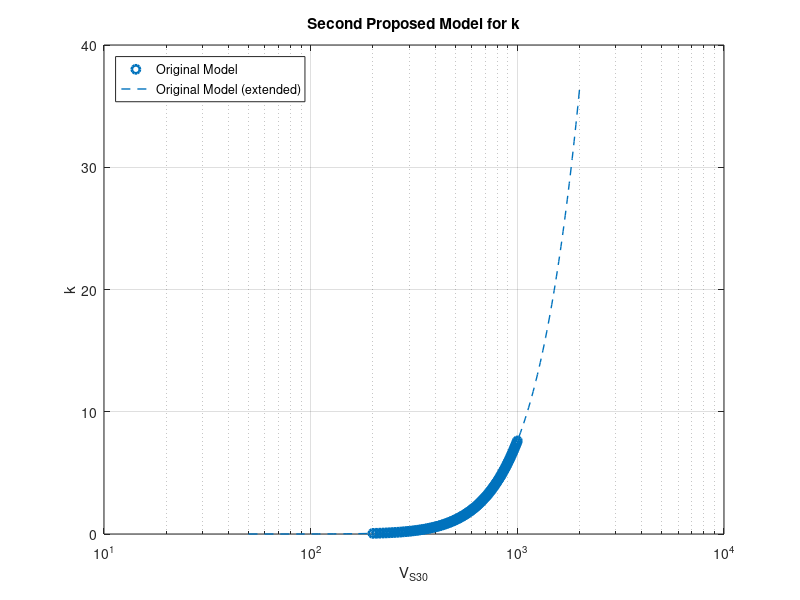
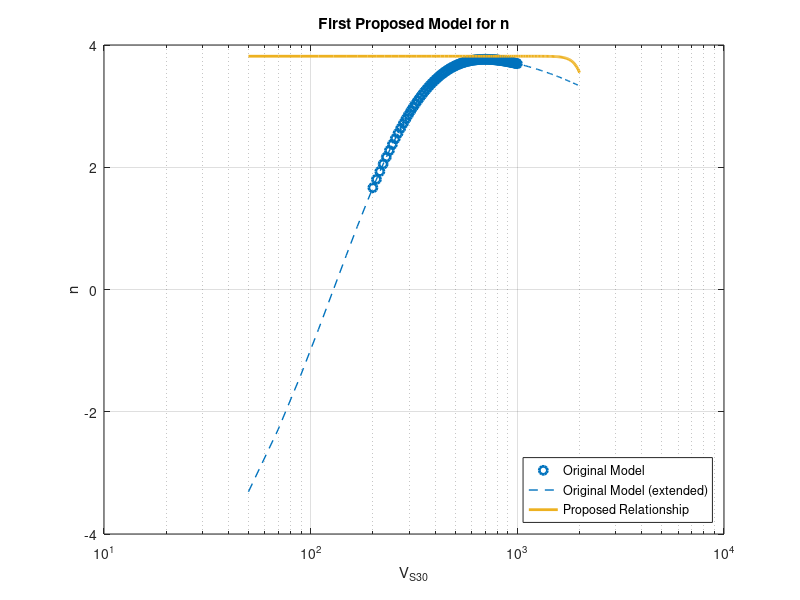
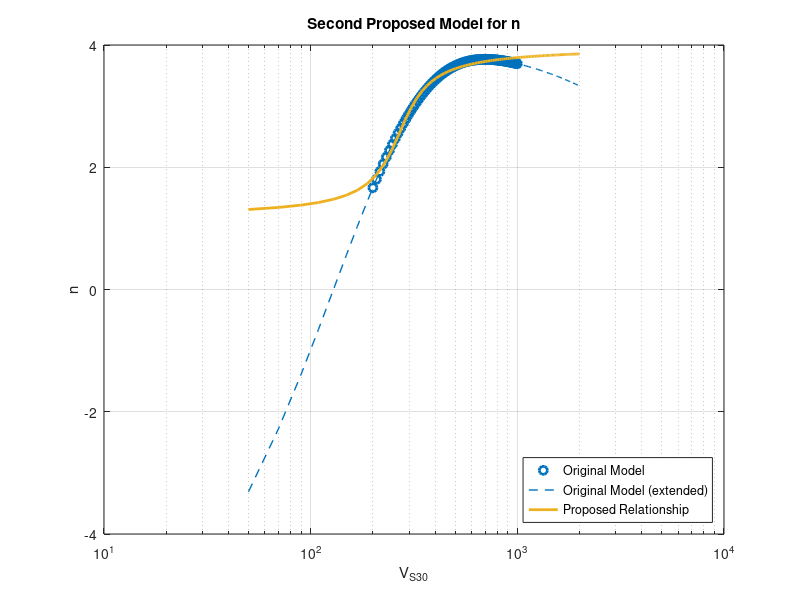
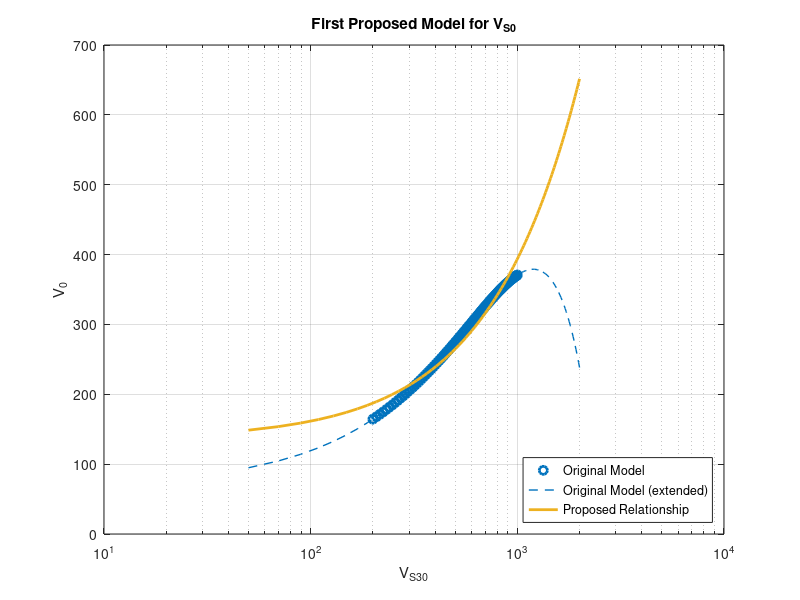

The MATLAB source for these figures, in order:
%% Test New Scaling Functional Forms

%% Input
%user functions
sigmoid = @(x) exp(x)./(1+exp(x));

%vs30 range
vs30_reg  = linspace(200,1000);
vs30_test = linspace(50,2000);

%output directory
dir_out = '../../Data/scaling_functions/';

%% Original Model
% original scaling coefficients
% - - - - - - - - - - - 
z_star = 2.5;
z_1 = 30;

%Vs0 scaling
p1 = -2.1688*10^(-4);
p2 = 0.5182;
p3 = 69.452;
%k scaling
r1 =-59.67;
r2 =-0.2722;
r3 = 11.132;
%n scaling
s1 = 4.110;
s2 =-1.0521*10^(-4);
s3 =-10.827;
s4 =-7.6187*10^(-3);

%original functional forms
fun_vs0_orig = @(Vs30,p1,p2,p3)     p1*Vs30.^2 + p2*Vs30 + p3;
fun_k_orig   = @(Vs30,r1,r2,r3)     exp( r1*Vs30.^r2 + r3 );
fun_n_orig   = @(Vs30,s1,s2,s3,s4)  s1*exp(s2*Vs30) + s3*exp(s4*Vs30);

%evaluate original scaling relationships
vs0_orig_reg = fun_vs0_orig(vs30_reg,p1,p2,p3);
k_orig_reg   = fun_k_orig(vs30_reg,r1,r2,r3);
n_orig_reg   = fun_n_orig(vs30_reg,s1,s2,s3,s4);

%% Proposed Model
% n scaling
% - - - - - - - - - - - 
%proposed functional forms
fun_n_prop1   = @(Vs30,s1,s2,s3) 1      + s3*sigmoid((log(Vs30)-s1)*s2);
fun_n_prop2   = @(Vs30,s1,s2,s3) 1+pi/2 + s3*atan((log(Vs30)-s1)*s2);

%evaluate first alternative functional form
theta0_n_prop1 = [log(250),1,2];
[theta_n_prop1, res_n_prop1] = lsqcurvefit(@(theta,x) fun_n_prop1(x,theta(1),theta(2),theta(3)), ...
                                           theta0_n_prop1, vs30_reg, n_orig_reg);
%evaluate second alternative functional form
theta0_n_prop2 = [log(250),1,2];
[theta_n_prop2, res_n_prop2] = lsqcurvefit(@(theta,x) fun_n_prop2(x,theta(1),theta(2),theta(3)), ...
                                           theta0_n_prop2, vs30_reg, n_orig_reg);


% vs0 scaling
% - - - - - - - - - - - 
%proposed functional forms
fun_vs0_prop1   = @(Vs30,p1,p2)    p1*Vs30 + p2;
fun_vs0_prop2   = @(Vs30,p1,p2,p3) p3*sigmoid((log(Vs30)-p1)*p2);
fun_vs0_prop3   = @(Vs30,p1,p2,p3) p1*log(Vs30+1) + p2*Vs30 + p3;
fun_vs0_prop4   = @(Vs30,k,a) (k.*(a+1)*z_star + (1+k*(z_1-z_star)).^(a+1) - 1) ./ (30.*(a+1).*k) .* Vs30;

%evaluate first alternative functional form
theta0_vs0_prop1 = [p2,p3];
[theta_vs0_prop1, res_vs0_prop1] = lsqcurvefit(@(theta,x) fun_vs0_prop1(x,theta(1),theta(2)), ...
                                               theta0_vs0_prop1, vs30_reg, vs0_orig_reg);

%evaluate second alternative functional form
theta0_vs0_prop2 = [log(250),1,250];
[theta_vs0_prop2, res_vs0_prop2] = lsqcurvefit(@(theta,x) fun_vs0_prop2(x,theta(1),theta(2),theta(3)), ...
                                               theta0_vs0_prop2, vs30_reg, vs0_orig_reg);

%evaluate thrird alternative functional form
theta0_vs0_prop3 = [1,p2,p3];
[theta_vs0_prop3, res_vs0_prop3] = lsqcurvefit(@(theta,x) fun_vs0_prop3(x,theta(1),theta(2),theta(3)), ...
                                               theta0_vs0_prop3, vs30_reg, vs0_orig_reg);

%% Ouptut
% summary information
% ---   ---   ---   ---
fprintf('Vs0 Scalign\n\t Prop1: RMSE=%.1f\n\t Prop2: RMSE=%.1f\n\t Prop3: RMSE=%.1f\n', ...
        res_vs0_prop1,res_vs0_prop2,res_vs0_prop3)
fprintf('n Scalign\n\t Prop1: RMSE=%.1f\n\t Prop2: RMSE=%.1f\n', ...
        res_n_prop1,res_n_prop2)
mkdir(dir_out)

% comparison figures
% ---   ---   ---   ---
% k scaling
% - - - - - - - - - - - 
%first model
fname = 'scaling_relationship_k';
fig = figure;
semilogx(vs30_reg,  k_orig_reg, 'o', 'LineWidth', 2); hold on
semilogx(vs30_test, fun_k_orig(vs30_test,r1,r2,r3),'--','LineWidth',1,'Color','#0072BD')
grid on
xlabel('V_{S30}')
ylabel('k')
legend('Original Model','Original Model (extended)','location','northwest')
title('Second Proposed Model for k')
saveas(fig, [dir_out,fname,'.png'])

% n scaling
% - - - - - - - - - - - 
%first model
fname = 'scaling_relationship_n_1';
fig = figure;
semilogx(vs30_reg,  n_orig_reg, 'o', 'LineWidth', 2); hold on
semilogx(vs30_test, fun_n_orig(vs30_test,s1,s2,s3,s4),'--','LineWidth',1,'Color','#0072BD')
semilogx(vs30_test, fun_n_prop1(vs30_test,theta_n_prop1(1),theta_n_prop1(2),theta_n_prop1(3)),'LineWidth',2)
grid on
xlabel('V_{S30}')
ylabel('n')
legend('Original Model','Original Model (extended)','Proposed Relationship','location','southeast')
title('First Proposed Model for n')
saveas(fig, [dir_out,fname,'.png'])

%second model
fname = 'scaling_relationship_n_2';
fig = figure;
semilogx(vs30_reg,  n_orig_reg, 'o', 'LineWidth',2); hold on
semilogx(vs30_test, fun_n_orig(vs30_test,s1,s2,s3,s4),'--','LineWidth',1,'Color','#0072BD')
semilogx(vs30_test, fun_n_prop2(vs30_test,theta_n_prop2(1),theta_n_prop2(2),theta_n_prop2(3)),'LineWidth',2)
grid on
xlabel('V_{S30}')
ylabel('n')
legend('Original Model','Original Model (extended)','Proposed Relationship','location','southeast')
title('Second Proposed Model for n')
saveas(fig, [dir_out,fname,'.png'])

% vs0 scaling
% - - - - - - - - - - - 
%first model
fname = 'scaling_relationship_vs0_1';
fig = figure;
semilogx(vs30_reg,  vs0_orig_reg, 'o', 'LineWidth', 2); hold on
semilogx(vs30_test, fun_vs0_orig(vs30_test,p1,p2,p3),'--','LineWidth',1,'Color','#0072BD')
semilogx(vs30_test, fun_vs0_prop1(vs30_test,theta_vs0_prop1(1),theta_vs0_prop1(2)), 'LineWidth',2)
grid on
xlabel('V_{S30}')
ylabel('V_0')
legend('Original Model','Original Model (extended)','Proposed Relationship','location','southeast')
title('First Proposed Model for V_{S0}')
saveas(fig, [dir_out,fname,'.png'])

%second model
fname = 'scaling_relationship_vs0_2';
fig = figure;
semilogx(vs30_reg,  vs0_orig_reg, 'o', 'LineWidth', 2); hold on
semilogx(vs30_test, fun_vs0_orig(vs30_test,p1,p2,p3),'--','LineWidth',1,'Color','#0072BD')
semilogx(vs30_test, fun_vs0_prop2(vs30_test,theta_vs0_prop2(1),theta_vs0_prop2(2),theta_vs0_prop2(3)), 'LineWidth',2)
grid on
xlabel('V_{S30}')
ylabel('V_0')
legend('Original Model','Original Model (extended)','Proposed Relationship','location','southeast')
title('Second Proposed Model for V_{S0}')
saveas(fig, [dir_out,fname,'.png'])

%third model
fname = 'scaling_relationship_vs0_3';
fig = figure;
semilogx(vs30_reg,  vs0_orig_reg, 'o', 'LineWidth', 2); hold on
semilogx(vs30_test, fun_vs0_orig(vs30_test,p1,p2,p3),'--','LineWidth',1,'Color','#0072BD')
semilogx(vs30_test, fun_vs0_prop3(vs30_test,theta_vs0_prop3(1),theta_vs0_prop3(2),theta_vs0_prop3(3)), 'LineWidth',2)
grid on
xlabel('V_{S30}')
ylabel('V_0')
legend('Original Model','Original Model (extended)','Proposed Relationship','location','southeast')
title('Third Proposed Model for V_{S0}')
saveas(fig, [dir_out,fname,'.png'])

%implied vs0
fname = 'scaling_relationship_vs0_4';

k_array = fun_k_orig(vs30_test,r1,r2,r3);
a_array_orig  = -1./fun_n_orig(vs30_reg,s1,s2,s3,s4);
a_array_prop1 = -1./fun_n_prop1(vs30_test,theta_n_prop1(1),theta_n_prop1(2),theta_n_prop1(3));

fig = figure;
semilogx(vs30_reg,  vs0_orig_reg, 'o', 'LineWidth', 2); hold on
semilogx(vs30_test, fun_vs0_orig(vs30_test,p1,p2,p3),'--','LineWidth',1,'Color','#0072BD')
semilogx(vs30_reg, fun_vs0_prop4(vs30_reg,k_orig_reg,a_array_orig), 'LineWidth',2)
semilogx(vs30_test, fun_vs0_prop4(vs30_test,k_array,a_array_prop1), 'r', 'LineWidth',2)
grid on
xlabel('V_{S30}')
ylabel('V_0')
legend('Original Model','Original Model (extended)','Proposed Relationship (original n)','Proposed Relationship (proposed n)','location','southeast')
title('Fourth Proposed Model for V_{S0}')
saveas(fig, [dir_out,fname,'.png'])